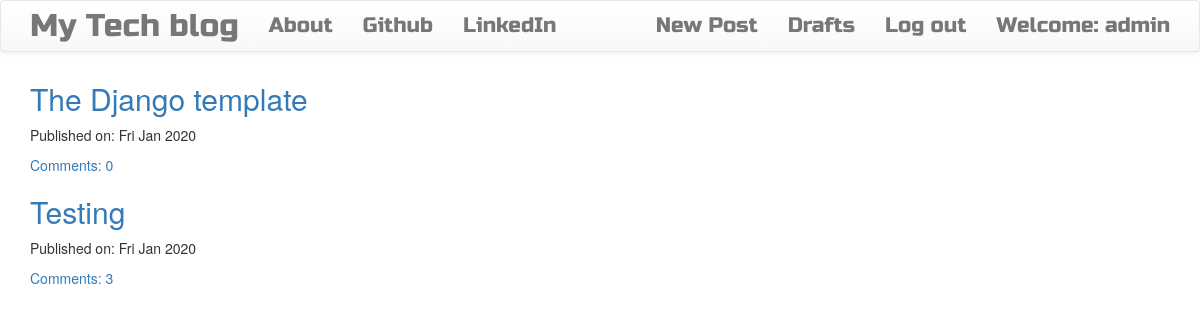
The app's page / (signed in) with its own data.
### blog/models.py (models this page shows, shortened)
class Post(models.Model):
    author = models.ForeignKey('auth.User', on_delete=models.CASCADE) #Since we expect only one User to make the changes and in case of multiusers there will be no 'auth.User'
    title = models.CharField(max_length=256)
    text = models.TextField()
    created_date = models.DateTimeField(default=timezone.now())
    published_date = models.DateTimeField(blank=True, null=True)
    def approve_comments(self):
        return self.comments.filter(approved_comment = True)

### blog/views.py (the view)
# urls.py: re_path(r'^$', views.PostListView.as_view(), name='post_list'),
class PostListView(ListView):
    model = Post
    def get_queryset(self):
        return Post.objects.filter(published_date__lte=timezone.now()).order_by('-published_date')

### blog/templates/blog/post_list.html
{% extends 'blog/base.html' %}
{% block content %}
<div class="centerstage">
  {% for post in post_list %}
    <div class="post">
      <h2><a href="{% url 'post_detail' pk=post.pk %}">{{ post.title }}</a></h2>
      <div class="date">
        <p>Published on: {{ post.published_date|date:'D M Y'}}</p>
      </div>
      <a href="{% url 'post_detail' pk=post.pk %}">Comments: {{ post.approve_comments.count }}</a>
      <br>
    </div>
  {% endfor %}
</div>
{% endblock %}

### blog/templates/blog/base.html (shortened to what this page needs)
<!DOCTYPE html>
{% load staticfiles %}
<html>
    <head>
        <link rel="stylesheet" href="https://maxcdn.bootstrapcdn.com/bootstrap/3.3.7/css/bootstrap.min.css">
        <link rel="stylesheet" href="https://maxcdn.bootstrapcdn.com/bootstrap/3.3.7/css/bootstrap-theme.min.css">
        <link rel="stylesheet" href="//cdn.jsdelivr.net/medium-editor/latest/css/medium-editor.min.css" type="text/css" media="screen" charset="utf-8">
        <link rel="stylesheet" href="{% static 'css/blog.css' %}">
<body class='loader'>
  <nav class="navbar navbar-default techfont custom-navbar">
    <div class="container">
      <ul class="nav navbar-nav">
        <li><a class='navbar-brand bigbrand' href="{% url 'post_list' %}">My Tech blog</a></li>
        <li><a href="{% url 'about' %}">About</a></li>
        <li><a href="https://www.github.com">Github</a></li>
        <li><a href="https://www.linkedin.com">LinkedIn</a></li>
      </ul>
      <ul class="nav navbar-nav navbar-right">
        {% if user.is_authenticated %}
        <li>
          <a href="{% url 'post_new' %}" >New Post</a>
        </li>
        <li>
          <a href="{% url 'post_draft_list' %}">Drafts</a>
        </li>
        <li>
          <a href="{% url 'logout' %}" >Log out</a>
        </li>
        <li>
          <a >Welcome: {{ user.username }}</a>
        </li>
          {% else %}
          <li><a class='nav navbar-right' href="{% url 'login' %}" ><span class="glyphicon glyphicon-user"></span></a></li>
        {% endif %}
      </ul>
  </div>
</nav>
        <div class="content container">
            <div class="row">
                <div class="col-md-8">
                  <div class="blog_posts">
                    {% block content %}
                    {% endblock %}
                  </div>
                </div>
            </div>
        </div>
</body>
</html>

### blog/static/css/blog.css (style rules this page uses)
.techfont { font-family: 'Russo One', sans-serif; font-size: 1.5em; margin-bottom: 10px; }
.centerstage { margin-left: auto; margin-right: auto; }
.bigbrand { font-size: 1.5em; }
.loader { filter:hue-rotate(0deg); color: linear-gradient(45deg,#0f8,#08f); animation:hue 5000ms infinite linear; }

### records on screen
Post: title "The Django template", published_date "Fri Jan 2020", approve_comments.count "0"
Post: title "Testing", published_date "Fri Jan 2020", approve_comments.count "3"

### other values on screen
{{ user.username }} "admin"
